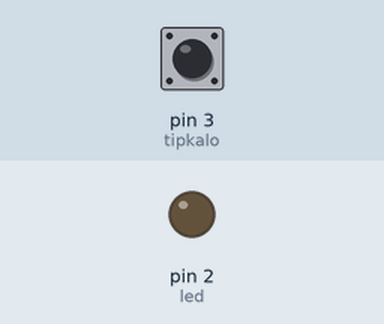
Simulated run of this sketch. Board: Arduino Uno, built with avr-gcc and run on an emulated ATmega328P. Shown: output pins drawn as LEDs (lit = HIGH). Inputs (shaded band) come from the test bench; at power-on: pin 3 (tipkalo) HIGH.

Above: at 1.2 s.
1.3 s: pin 3 (tipkalo) pulled LOW for 0.15 s
At 2.7 s:
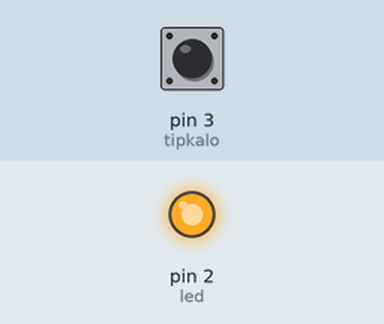
3.0 s: pin 3 (tipkalo) pulled LOW for 0.15 s
At 3.1 s:
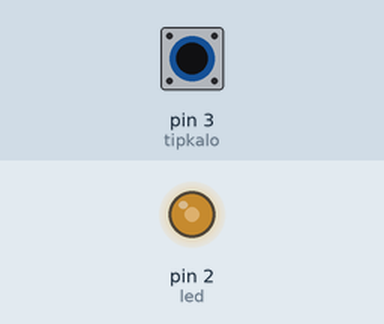
4.7 s: pin 3 (tipkalo) pulled LOW for 3.2 s
At 9.3 s:
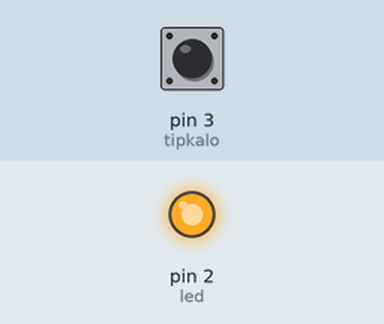
Timing chart, 0 to 10.8 s (numbered marks = the images above; inputs shaded):
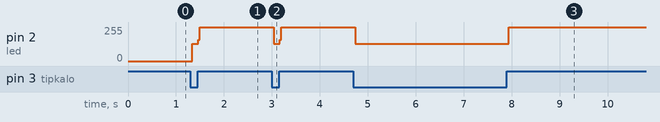

The sketch:

K418.ino
```cpp
int led = 2;                       //definiraj led = 2
int tipkalo = 3;                   //definiraj tipkalo = 3
int stanje = LOW;                  //definiraj varijablu stanje

void setup() {
  pinMode(led, OUTPUT);            //postavi izvod led kao izlazni
  pinMode(tipkalo, INPUT_PULLUP);  //postavi izvod tipkalo1 kao ulazni
  digitalWrite(led, LOW);          //isključi led diodu - početno stanje
}

void loop() {
  if(digitalRead(tipkalo)==LOW){   //ako je pritisnuto tipkalo
    if(stanje==LOW){               //ako je stanje LOW
      stanje=HIGH;                 //postavi stanje u HIGH
    } else {                       //inače
      stanje=LOW;                  //postavi stanje u HIGH
    }
    digitalWrite(led, stanje);     //postavi izvod led u stanje "stanje"
  }
}
```

Measured:
- after the input at 1.3 s, pin 2 (led): 0/255 → 128/255 at once, → 255/255 0.12 s later
- after the input at 3.0 s, pin 2 (led): 255/255 → 128/255 at once, → 255/255 0.12 s later
- after the input at 4.7 s, pin 2 (led): 255/255 → 128/255 at once, → 255/255 3.2 s later
